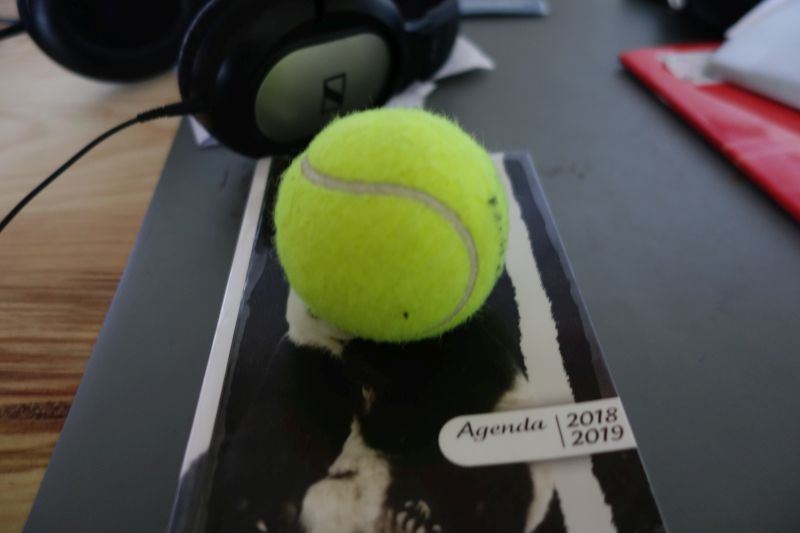
#> input picture cv2_templates/DSC09513.JPG, 800 x 533 px, given in place of the camera
$ python countoursvideo.py
#> lines starting #> are read from the running program, lines starting #| are printed output that depends on the picture; after the words box and inside, x2 and y2 are one past the last pixel; in counts of white or black regions, pixels touching at a corner belong together
import numpy as np
import cv2


cap = cv2.VideoCapture(0)

while(True):

  # Capture frame-by-frame
    ret, frame = cap.read()
#> frame is the input picture: shape (533, 800, 3); mean B, G, R 70.6, 81.1, 81.4

    # Our operations on the frame come here
    gray = cv2.cvtColor(frame, cv2.COLOR_BGR2GRAY)
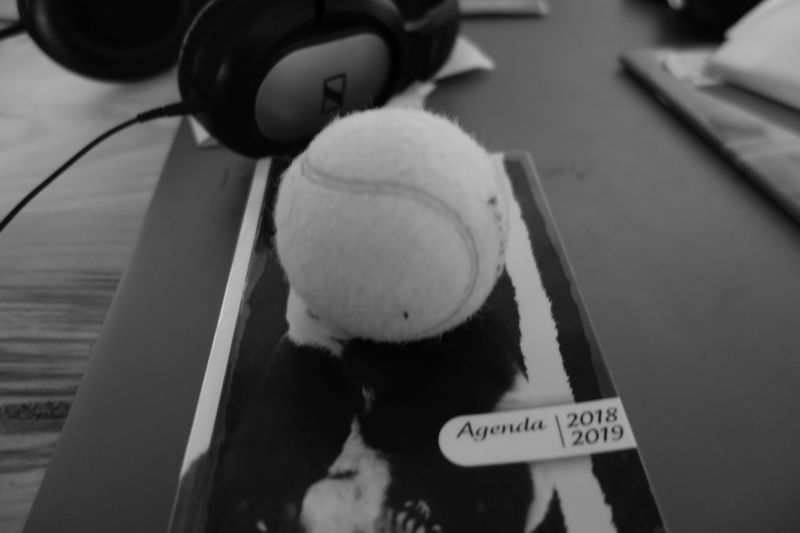
#> gray: shape (533, 800); min 0, max 210, mean 80
    blur = cv2.GaussianBlur(gray,(5,5),0)
    ret, thresh_img = cv2.threshold(blur,91,255,cv2.THRESH_BINARY)
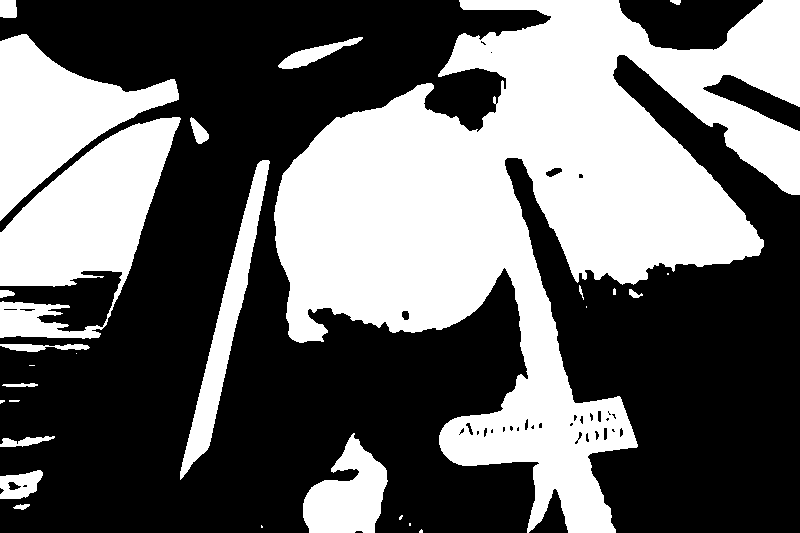
#> thresh_img: shape (533, 800); 41.1% white; 28 white regions (10 under 20 px)

    contours =  cv2.findContours(thresh_img,cv2.RETR_TREE,cv2.CHAIN_APPROX_SIMPLE)[-2]
#> contours = 65 contours, 31 with area under 20; largest, box (x1, y1, x2, y2) and area: (274, 0, 800, 533) 125343, (0, 117, 181, 339) 19523, (0, 34, 179, 221) 13941, (180, 160, 270, 480) 5590, (303, 433, 388, 533) 4974


    for cnt in contours:

        [x,y,w,h] = cv2.boundingRect(cnt)
        hull = cv2.convexHull(cnt)

#        (x,y),radius = cv2.minEnclosingCircle(cnt)
#        center = (int(x),int(y))
#        radius = int(radius)

        if cv2.contourArea(cnt)>2500:
                cv2.drawContours(frame, [cnt], -1, (0,255,0), 3)
                if cv2.contourArea(hull)>6000:
                    cv2.drawContours(frame, [hull], -1, (255,0,0), 3)
                    cv2.rectangle(frame,(x,y),(x+w,y+h),(0,255,0),2)
#> this loop made 65 passes
#> (x, y, w, h) on passes 1, 4, 5, 6, 7, 8, 9, 10, 13, 15, 16, 18: (419, 529, 4, 4), (399, 515, 4, 5), (13, 504, 17, 6), (0, 470, 43, 29), (22, 484, 6, 4), (7, 481, 15, 10), (0, 436, 55, 11), (303, 433, 85, 100), (2, 383, 36, 4), (76, 353, 1, 1), (0, 344, 90, 8), (0, 290, 15, 8)
#> (cnt, x, y, w, h, hull) on passes 2, 3, 11, 22: ([[261, 525], [261, 527], [262, 527], [262, 526]], 261, 525, 2, 3, [[262, 526], [262, 527], [261, 527], [261, 525]]), ([[409, 523], [409, 525], [410, 525], [410, 523]], 409, 523, 2, 3, [[410, 523], [410, 525], [409, 525], [409, 523]]), ([[9, 400], [9, 401], [18, 401], [19, 400]], 9, 400, 11, 2, [[19, 400], [18, 401], [9, 401], [9, 400]]), ([[667, 273], [667, 274], [668, 274], [668, 273]], 667, 273, 2, 2, [[668, 273], [668, 274], [667, 274], [667, 273]])
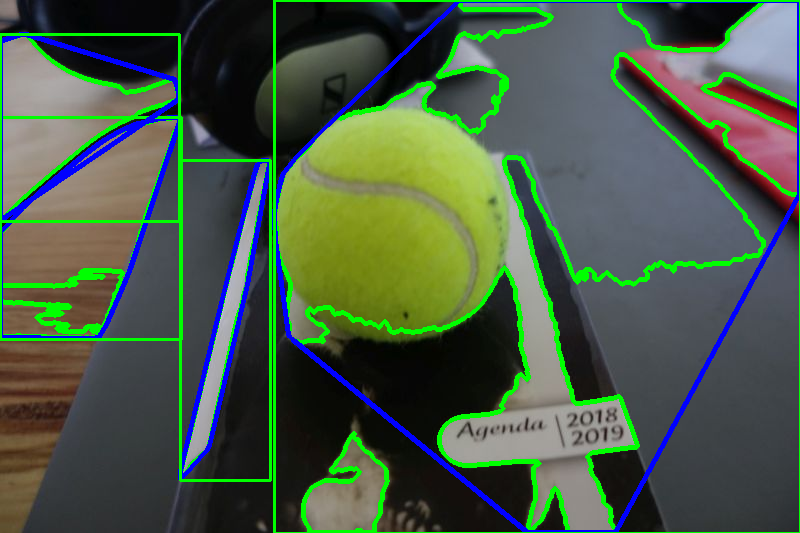
#> frame: shape (533, 800, 3); 10.31% of pixels changed, all inside (x1, y1, x2, y2) = (0, 0, 800, 533)
#                if radius > 10:
#                    cv2.circle(frame,center,radius,(0,0,255),2)


    # Display the resulting frame
    cv2.imshow('frame',frame)
    if cv2.waitKey(1) & 0xFF == ord('q'):
#> (key q is pressed here)
        break

# When everything done, release the capture
cap.release()
cv2.destroyAllWindows()

#            if cv2.arcLength(cnt,True)>1000:
 #               print(cv2.arcLength(cnt,True))
